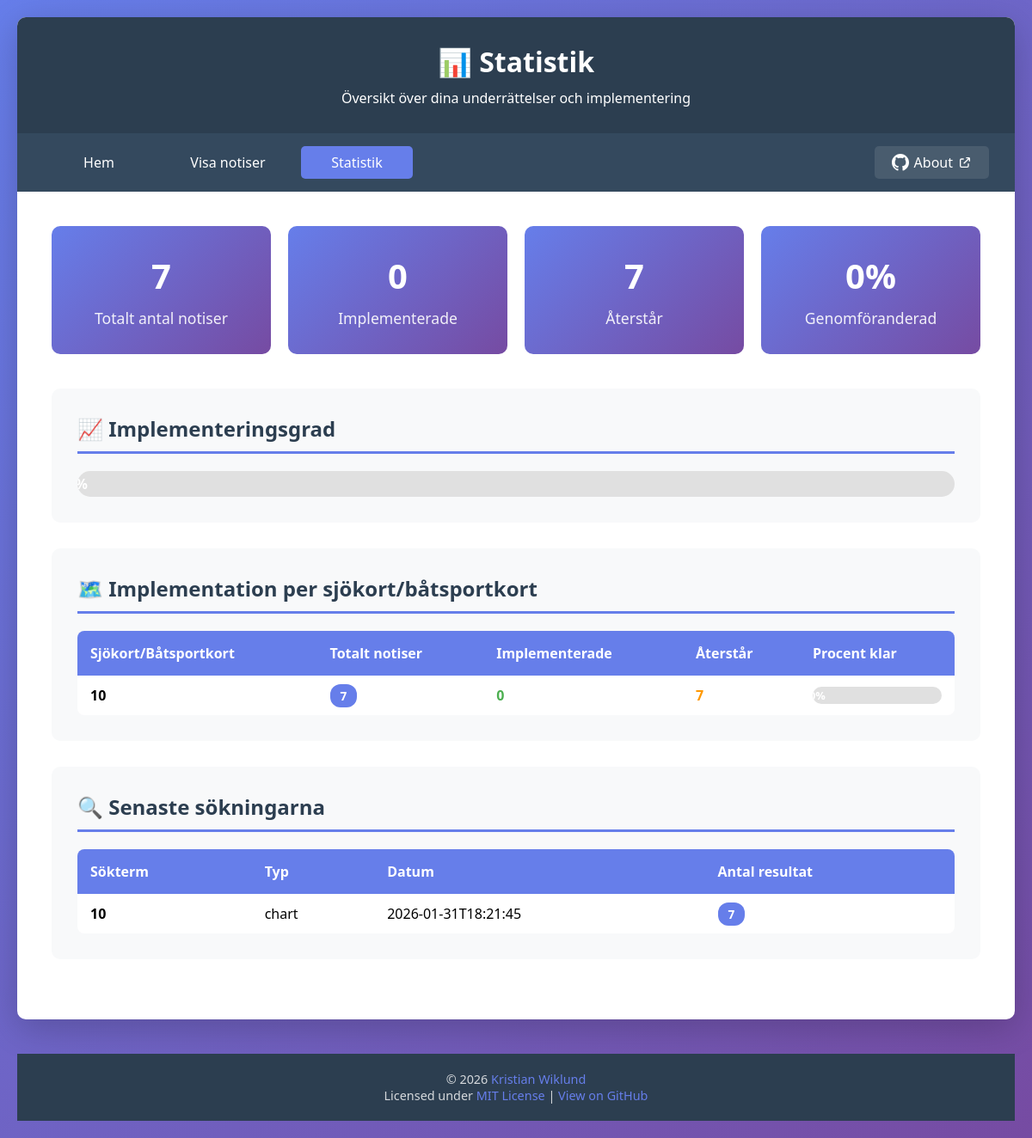
The app's page /statistics with its own data.
### tables this page shows
CREATE TABLE implementation_status (
            id INTEGER PRIMARY KEY AUTOINCREMENT,
            notice_id INTEGER,
            chart_identifier TEXT,
            implemented BOOLEAN DEFAULT 0,
            implemented_date TEXT,
            notes TEXT,
            priority INTEGER DEFAULT 5,
            is_voyage_chart BOOLEAN DEFAULT 0,
            FOREIGN KEY (notice_id) REFERENCES notices(id),
            UNIQUE(notice_id, chart_identifier)
        );

CREATE TABLE search_history (
            id INTEGER PRIMARY KEY AUTOINCREMENT,
            search_term TEXT,
            search_type TEXT,
            search_date TEXT,
            results_count INTEGER
        );

### app.py (the view)
@app.route('/statistics')
def statistics():
    conn = get_db()
    c = conn.cursor()
    c.execute('SELECT COUNT(*) FROM implementation_status')
    total_trackings = c.fetchone()[0]
    c.execute('SELECT COUNT(DISTINCT notice_id) FROM implementation_status')
    total_notices = c.fetchone()[0]
    c.execute('SELECT COUNT(*) FROM implementation_status WHERE implemented = 1')
    implemented = c.fetchone()[0]
    c.execute('''
        SELECT
            i.chart_identifier,
            COUNT(DISTINCT i.notice_id) as total_notices,
            SUM(CASE WHEN i.implemented = 1 THEN 1 ELSE 0 END) as implemented_notices
        FROM implementation_status i
        GROUP BY i.chart_identifier
        ORDER BY total_notices DESC
    ''')
    by_chart = c.fetchall()
    c.execute('''
        SELECT search_term, search_type, search_date, results_count
        FROM search_history
        ORDER BY search_date DESC
        LIMIT 10
    ''')
    recent_searches = c.fetchall()
    conn.close()
    return render_template('statistics.html',
                         total_notices=total_notices,
                         total_trackings=total_trackings,
                         implemented=implemented,
                         by_chart=by_chart,
                         recent_searches=recent_searches)

### app.py (called while the page is built)
def get_db():
    conn = sqlite3.connect(app.config['DATABASE'])
    conn.row_factory = sqlite3.Row
    return conn

### templates/statistics.html (shortened to what this page needs)
<!DOCTYPE html>
<html lang="sv">
<head>
</head>
<body>
    <div class="container">
        <header>
            <h1>📊 Statistik</h1>
            <p>Översikt över dina underrättelser och implementering</p>
        </header>
        <nav>
            <a href="/">Hem</a>
            <a href="/notices">Visa notiser</a>
            <a href="/statistics" class="active">Statistik</a>
            <a href="https://github.com/kristianwiklund/ufs_tracker" target="_blank" rel="noopener noreferrer" class="about-link">
                About
                <svg fill="none" stroke="currentColor" stroke-width="2" viewBox="0 0 24 24" style="width: 16px; height: 16px;">
                    <path d="M10 6H6a2 2 0 00-2 2v10a2 2 0 002 2h10a2 2 0 002-2v-4M14 4h6m0 0v6m0-6L10 14"/>
                </svg>
            </a>
        </nav>
        <div class="content">
            <div class="stats-grid">
                <div class="stat-card">
                    <h3>{{ total_notices }}</h3>
                    <p>Totalt antal notiser</p>
                </div>
                <div class="stat-card">
                    <h3>{{ implemented }}</h3>
                    <p>Implementerade</p>
                </div>
                <div class="stat-card">
                    <h3>{{ total_notices - implemented }}</h3>
                    <p>Återstår</p>
                </div>
                <div class="stat-card">
                    <h3>{% if total_notices > 0 %}{{ ((implemented / total_notices) * 100)|round|int }}%{% else %}0%{% endif %}</h3>
                    <p>Genomföranderad</p>
                </div>
            </div>
            {% if total_notices > 0 %}
            <div class="section">
                <h2>📈 Implementeringsgrad</h2>
                <div class="progress-bar">
                    <div class="progress-fill" style="width: {% if total_notices > 0 %}{{ (implemented / total_notices) * 100 }}%{% else %}0%{% endif %}">
                        {% if total_notices > 0 %}{{ ((implemented / total_notices) * 100)|round|int }}%{% else %}0%{% endif %}
                    </div>
                </div>
            </div>
            {% endif %}
            {% if by_chart %}
            <div class="section">
                <h2>🗺️ Implementation per sjökort/båtsportkort</h2>
                <table>
                    <thead>
                        <tr>
                            <th>Sjökort/Båtsportkort</th>
                            <th>Totalt notiser</th>
                            <th>Implementerade</th>
                            <th>Återstår</th>
                            <th>Procent klar</th>
                        </tr>
                    </thead>
                    <tbody>
                        {% for item in by_chart %}
                        <tr>
                            <td>
                                <strong>{{ item[0] }}</strong>
                            </td>
                            <td><span class="badge">{{ item[1] }}</span></td>
                            <td style="color: #4caf50;"><strong>{{ item[2] }}</strong></td>
                            <td style="color: #ff9800;"><strong>{{ item[1] - item[2] }}</strong></td>
                            <td>
                                {% if item[1] > 0 %}
                                <div class="progress-bar" style="height: 20px; margin: 0;">
                                    <div class="progress-fill" style="width: {{ (item[2] / item[1] * 100)|round }}%; font-size: 0.8em;">
                                        {{ (item[2] / item[1] * 100)|round }}%
                                    </div>
                                </div>
                                {% else %}
                                0%
                                {% endif %}
                            </td>
                        </tr>
                        {% endfor %}
                    </tbody>
                </table>
            </div>
            {% endif %}
            {% if recent_searches %}
            <div class="section">
                <h2>🔍 Senaste sökningarna</h2>
                <table>
                    <thead>
                        <tr>
                            <th>Sökterm</th>
                            <th>Typ</th>
                            <th>Datum</th>
                            <th>Antal resultat</th>
                        </tr>
                    </thead>
                    <tbody>
                        {% for search in recent_searches %}
                        <tr>
                            <td><strong>{{ search[0] }}</strong></td>
                            <td>{{ search[1] }}</td>
                            <td>{{ search[2][:19] }}</td>
                            <td><span class="badge">{{ search[3] }}</span></td>
                        </tr>
                        {% endfor %}
                    </tbody>
                </table>
            </div>
            {% endif %}
        </div>
    </div>
    <footer class="footer">
        <div class="footer-content">
            <p>&copy; 2026 <a href="https://github.com/kristianwiklund" target="_blank" rel="noopener noreferrer">Kristian Wiklund</a></p>
            <p>
                Licensed under <a href="https://github.com/kristianwiklund/ufs_tracker/blob/main/LICENSE" target="_blank" rel="noopener noreferrer">MIT License</a>
                |
                <a href="https://github.com/kristianwiklund/ufs_tracker" target="_blank" rel="noopener noreferrer">View on GitHub</a>
            </p>
        </div>
    </footer>
</body>
</html>

### templates/statistics.html (style rules this page uses)
* { margin: 0; padding: 0; box-sizing: border-box; }
body { font-family: 'Segoe UI', Tahoma, Geneva, Verdana, sans-serif; background: linear-gradient(135deg, #667eea 0%, #764ba2 100%); min-height: 100vh; padding: 20px; }
.container { max-width: 1400px; margin: 0 auto; background: white; border-radius: 10px; box-shadow: 0 10px 40px rgba(0,0,0,0.2); overflow: hidden; }
header { background: #2c3e50; color: white; padding: 30px; text-align: center; }
header h1 { font-size: 2em; margin-bottom: 10px; }
nav { background: #34495e; padding: 15px 30px; display: flex; gap: 20px; flex-wrap: wrap; align-items: center; justify-content: flex-start; }
nav a { color: white; text-decoration: none; padding: 8px 16px; border-radius: 5px; transition: background 0.3s; width: 130px; min-width: 130px; text-align: center; display: inline-block; box-sizing: border-box; }
nav a.active { background: #667eea; }
nav a.about-link { margin-left: auto; display: flex; align-items: center; justify-content: center; gap: 6px; width: auto; min-width: auto; padding: 8px 20px; background: rgba(255, 255, 255, 0.1); }
nav a.about-link svg { width: 20px; height: 20px; }
.footer { background: #2c3e50; color: rgba(255, 255, 255, 0.8); padding: 20px 40px; text-align: center; font-size: 0.9em; margin-top: 40px; }
.footer a { color: #667eea; text-decoration: none; }
.footer-content { max-width: 1400px; margin: 0 auto; }
.content { padding: 40px; }
.stats-grid { display: grid; grid-template-columns: repeat(auto-fit, minmax(250px, 1fr)); gap: 20px; margin-bottom: 40px; }
.stat-card { background: linear-gradient(135deg, #667eea 0%, #764ba2 100%); color: white; padding: 30px; border-radius: 10px; text-align: center; }
.stat-card h3 { font-size: 2.5em; margin-bottom: 10px; }
.stat-card p { opacity: 0.9; font-size: 1.1em; }
.section { background: #f8f9fa; padding: 30px; border-radius: 10px; margin-bottom: 30px; }
.section h2 { color: #2c3e50; margin-bottom: 20px; padding-bottom: 10px; border-bottom: 3px solid #667eea; }
table { width: 100%; border-collapse: collapse; background: white; border-radius: 8px; overflow: hidden; }
table th { background: #667eea; color: white; padding: 15px; text-align: left; font-weight: 600; }
table td { padding: 12px 15px; border-bottom: 1px solid #e0e0e0; }
table tr:last-child td { border-bottom: none; }
.badge { background: #667eea; color: white; padding: 4px 12px; border-radius: 12px; font-size: 0.85em; font-weight: bold; }
.progress-bar { width: 100%; height: 30px; background: #e0e0e0; border-radius: 15px; overflow: hidden; margin-top: 20px; }
.progress-fill { height: 100%; background: linear-gradient(90deg, #4caf50 0%, #8bc34a 100%); display: flex; align-items: center; justify-content: center; color: white; font-weight: bold; transition: width 0.3s; }

### records on screen
implementation_status: chart_identifier "10", item "7", item "0"
search_history: search_term "10", search_type "chart", search_date "2026-01-31T18:21:45", results_count "7"

### other values on screen
{{ total_notices }} "7"
{{ implemented }} "0"
{{ total_notices - implemented }} "7"
{{ ((implemented / total_notices) * 100)|round|int }} "0"
